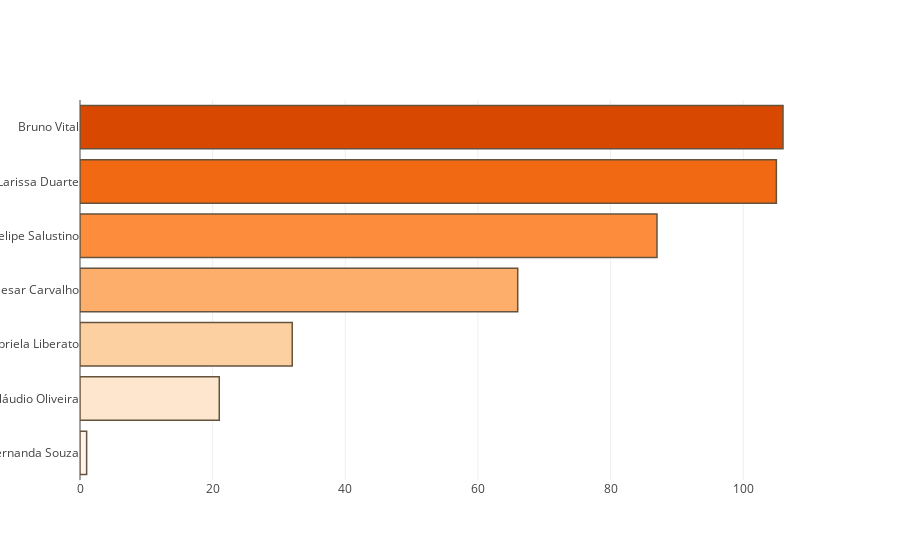

The cell this chart's notebook holds for it:
### Code cell
import plotly.graph_objects as go
import plotly.express as px

reporteres_impresso = reporteres_impresso.sort_values(by='freq', ascending=True)
fig = go.Figure(data=[go.Bar(x=reporteres_impresso['freq'], y=reporteres_impresso['reporter_fotografo'], orientation='h')])
fig.update_traces(marker_color=px.colors.sequential.Oranges, marker_line_color='#66533D', marker_line_width=1.5)
fig.show() #tudo ok falta editar hover

### Figure 1 — Plotly figure (JSON) as saved in the notebook; plotly's stock layout.template omitted (floating-point values rounded to 4 significant figures)
{"data": [{"marker": {"color": ["rgb(255,245,235)", "rgb(254,230,206)", "rgb(253,208,162)", "rgb(253,174,107)", "rgb(253,141,60)", "rgb(241,105,19)", "rgb(217,72,1)", "rgb(166,54,3)", "rgb(127,39,4)"], "line": {"color": "#66533D", "width": 1.5}}, "orientation": "h", "type": "bar", "x": [1, 21, 32, 66, 87, 105, 106], "y": ["Fernanda Souza", "Cláudio Oliveira", "Gabriela Liberato", "Icaro Cesar Carvalho", "Felipe Salustino", "Larissa Duarte", "Bruno Vital"]}], "layout": {}}
